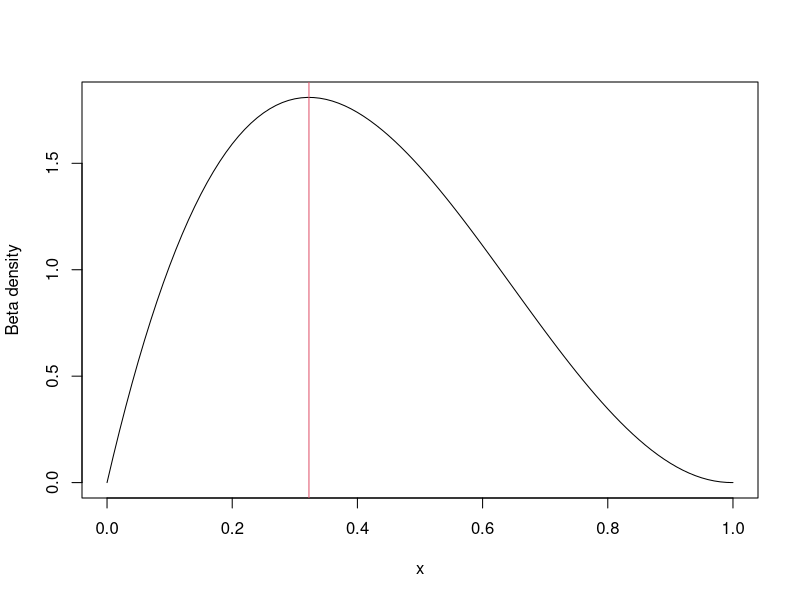
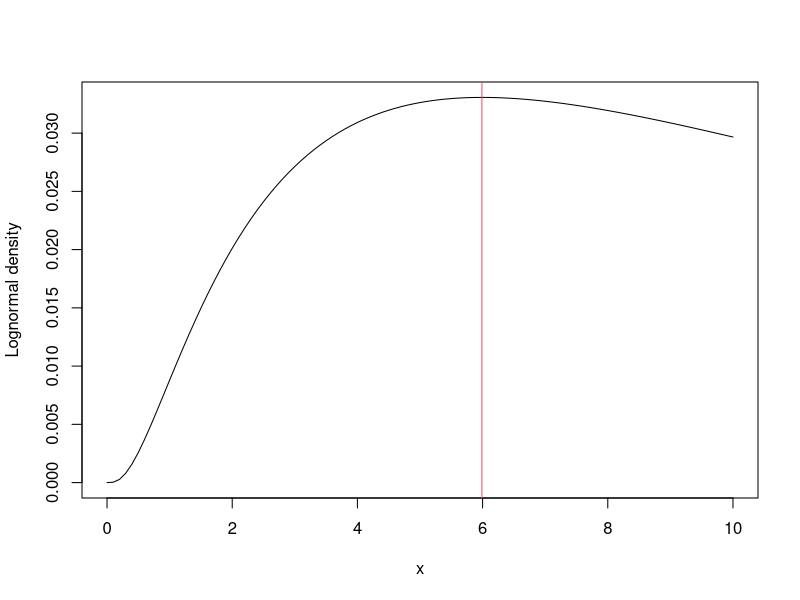
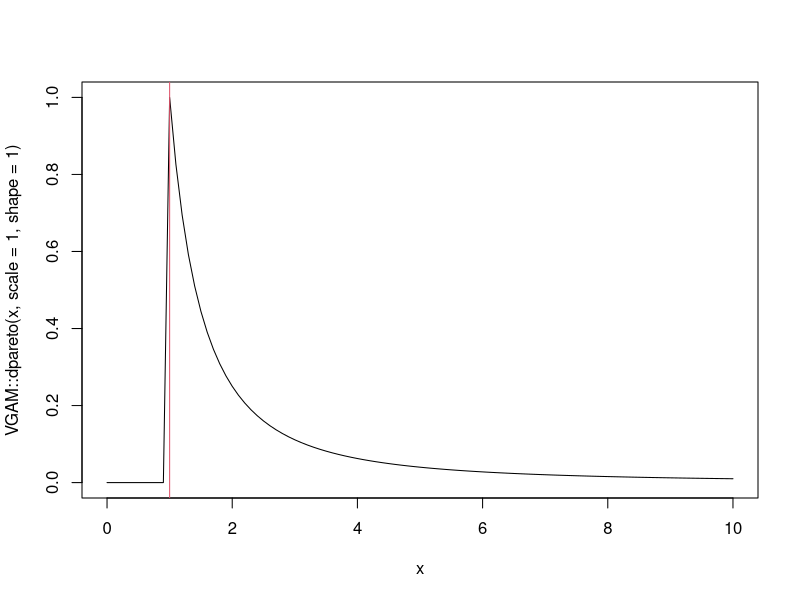

Write the R code that produced these figures, in order.
library(modeest)


### Name: distrMode
### Title: Mode of some continuous and discrete distributions
### Aliases: distrMode betaMode cauchyMode chisqMode dagumMode expMode
###   fMode fiskMode frechetMode gammaMode normMode gevMode ghMode ghtMode
###   gldMode gompertzMode gpdMode gumbelMode hypMode koenkerMode kumarMode
###   laplaceMode logisMode lnormMode lomaxMode maxwellMode mvnormMode
###   nakaMode nigMode paralogisticMode paretoMode rayleighMode stableMode
###   stableMode2 tMode unifMode weibullMode yulesMode bernMode binomMode
###   geomMode hyperMode nbinomMode poisMode

### ** Examples

## Beta distribution
curve(dbeta(x, shape1 = 2, shape2 = 3.1), 
      xlim = c(0,1), ylab = "Beta density")
M <- betaMode(shape1 = 2, shape2 = 3.1)
abline(v = M, col = 2)
mlv("beta", shape1 = 2, shape2 = 3.1)

## Lognormal distribution
curve(stats::dlnorm(x, meanlog = 3, sdlog = 1.1), 
      xlim = c(0, 10), ylab = "Lognormal density")
M <- lnormMode(meanlog = 3, sdlog = 1.1)
abline(v = M, col = 2)
mlv("lnorm", meanlog = 3, sdlog = 1.1)

curve(VGAM::dpareto(x, scale = 1, shape = 1), xlim = c(0, 10))
abline(v = paretoMode(scale = 1), col = 2)

## Poisson distribution
poisMode(lambda = 6)
poisMode(lambda = 6.1)
mlv("poisson", lambda = 6.1)
